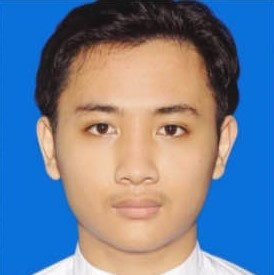
#> input picture test_img/crd_lpm.jpg, 274 x 275 px; its folder holds only this picture in this run
$ python -i 'testing _simple_cartoonstyle.py'   (imports and definitions only)
#> lines starting #> are read from the running program, lines starting #| are printed output that depends on the picture; after the words box and inside, x2 and y2 are one past the last pixel; in counts of white or black regions, pixels touching at a corner belong together
#> further down, picture is the input picture: shape (275, 274, 3); mean B, G, R 151.4, 127, 110.2
import cv2
import numpy as np
import tkinter as tk
from threading import Thread

# Function to apply cartoon effect
def cartoonize_image(img):
    gray = cv2.cvtColor(img, cv2.COLOR_BGR2GRAY)
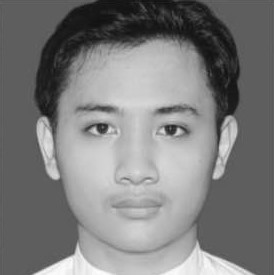
#> gray: shape (275, 274); min 15, max 254, mean 124.7
    gray = cv2.medianBlur(gray, 5)
    edges = cv2.adaptiveThreshold(gray, 255, cv2.ADAPTIVE_THRESH_MEAN_C, cv2.THRESH_BINARY, 9, 9)
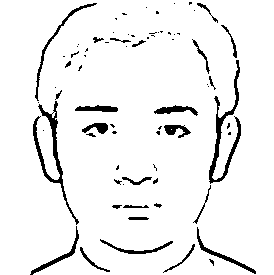
#> edges: shape (275, 274); 93.8% white; 73 black regions (44 under 20 px), largest, box (x1, y1, x2, y2) and area: (209, 60, 241, 184) 810, (33, 101, 79, 225) 776, (35, 3, 97, 101) 325
    color = cv2.bilateralFilter(img, 9, 250, 250)
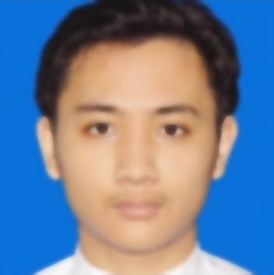
#> color: shape (275, 274, 3); mean B, G, R 151.4, 127, 110.2
    cartoon = cv2.bitwise_and(color, color, mask=edges)
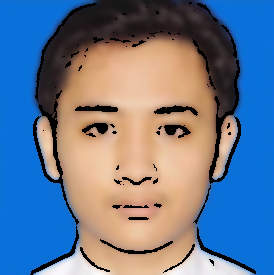
#> cartoon: shape (275, 274, 3); mean B, G, R 144.2, 120.6, 103.8
    return cartoon

# Function to toggle effect
def toggle_effect():
    global cartoon_mode
    cartoon_mode = not cartoon_mode
    button_text.set("Change to Normal" if cartoon_mode else "Change to Cartoon")

# Function to capture video
def capture_video():
    global cartoon_mode
    cap = cv2.VideoCapture(0)

    while True:
        ret, frame = cap.read()
        if not ret:
            break

        if cartoon_mode:
            frame = cartoonize_image(frame)
        cv2.imshow('Video Feed', frame)

        if cv2.waitKey(1) & 0xFF == ord('q'):
            break

    cap.release()
    cv2.destroyAllWindows()

cartoon_mode = False

# [2 lines not run here, left out]

button_text = tk.StringVar()
# [1 line not run here, left out]
# [1 line that did not run here, left out]
# [1 line not run here, left out]

video_thread = Thread(target=capture_video)
# [3 lines not run here, left out]

>>> import cv2
>>> picture = cv2.imread('test_img/crd_lpm.jpg')
>>> result = cartoonize_image(picture)
